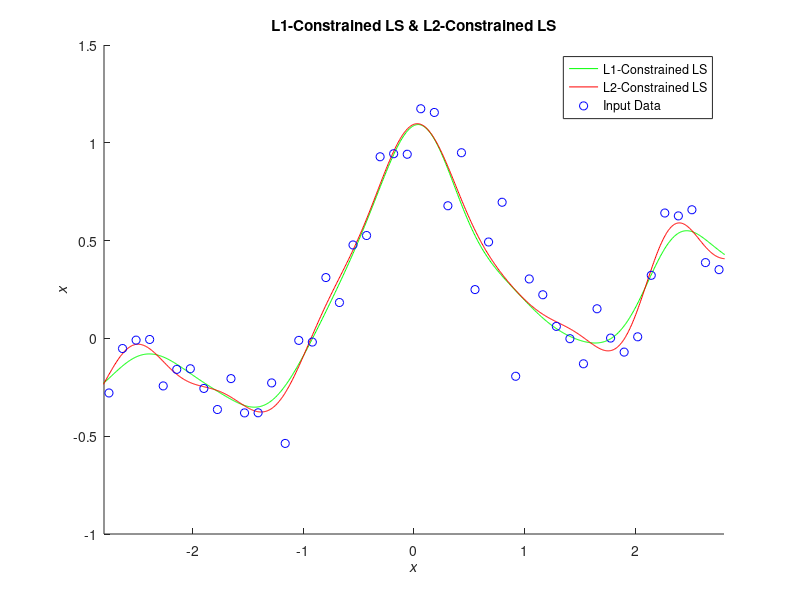

Source code (MATLAB):
%% Example 5.1 L1-Constrained Regression with Least Square Method
%
% * *Result in book* : Figure 5.7
% * *Code in book* : Figure 5.8
% * *Output* : |eg5_1.png|
% * *Usage* : |eg5_1(), eg5_1(50, 1000)|
%
%% Source Code
function eg5_1(n, N)
    % init
    rng(0);
    % recommended, use it in future instead of
    % rand('state', 0); randn('state', 0);
    if nargin < 2
        n = 50; N = 1000;
    end

    % constant
    x = linspace(-3, 3, n)';
    X = linspace(-3, 3, N)';
    pix = pi * x;
    y = sin(pix) ./ (pix) + 0.1 * x + 0.2 * randn(n, 1);

    % kernel function
    x2 = x .^ 2;
    X2 = X .^ 2;
    hh = 2 * 0.3 ^ 2;
    l = 0.1;
    k = exp(-(repmat(x2, 1, n) + repmat(x2', n, 1) - 2 * x * x') / hh);
    K = exp(-(repmat(X2, 1, n) + repmat(x2', N, 1) - 2 * X * x') / hh);
    t0 = randn(n, 1);
    
    k2 = k ^ 2;
    ky = k * y;

    for o = 1 : 1000
        t1 = (k2 + l * pinv(diag(abs(t0)))) \ ky;
        if norm(t1 - t0) < 0.001, break, end
        t0 = t1;
    end

    F1 = K * t1;
    t2 = (k ^ 2 + l * eye(n)) \ (k * y);
    F2 = K * t2;

    figure('Name', 'example 5-1'); clf; hold on;
    plot(X, F1, 'g-', X, F2, 'r-', x, y, 'bo');
    legend('L1-Constrained LS', 'L2-Constrained LS', 'Input Data');
    axis([-2.8 2.8 -1 1.5]);
    title('L1-Constrained LS & L2-Constrained LS');
    xlabel('\itx'); ylabel('\itx');

    % save figure
    saveas(gcf, 'eg5_1', 'png');
end
